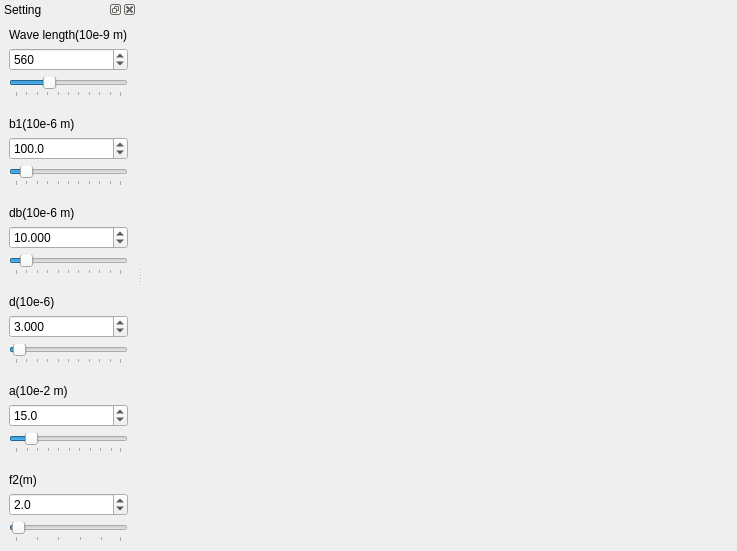
<?xml version="1.0" encoding="UTF-8"?>
<ui version="4.0">
 <class>MainWindow</class>
 <widget class="QMainWindow" name="MainWindow">
  <property name="geometry">
   <rect>
    <x>0</x>
    <y>0</y>
    <width>737</width>
    <height>551</height>
   </rect>
  </property>
  <property name="windowTitle">
   <string>Diffraction - Fraunhofer</string>
  </property>
  <widget class="QWidget" name="centralWidget">
   <layout class="QHBoxLayout" name="horizontalLayout">
    <item>
     <widget class="MPL_WIDGET_2D" name="mplwidget2D" native="true"/>
    </item>
   </layout>
  </widget>
  <widget class="QDockWidget" name="dockWidget">
   <property name="windowTitle">
    <string>Setting</string>
   </property>
   <attribute name="dockWidgetArea">
    <number>1</number>
   </attribute>
   <widget class="QWidget" name="dockWidgetContents_3">
    <layout class="QHBoxLayout" name="horizontalLayout_4">
     <item>
      <layout class="QVBoxLayout" name="verticalLayout">
       <item>
        <widget class="QLabel" name="label_lamda">
         <property name="text">
          <string>Wave length(10e-9 m)</string>
         </property>
        </widget>
       </item>
       <item>
        <widget class="QSpinBox" name="SpinBox_lambda">
         <property name="statusTip">
          <string>Change the wave length of monochromatic light</string>
         </property>
         <property name="minimum">
          <number>400</number>
         </property>
         <property name="maximum">
          <number>900</number>
         </property>
         <property name="singleStep">
          <number>10</number>
         </property>
         <property name="value">
          <number>560</number>
         </property>
        </widget>
       </item>
       <item>
        <widget class="QSlider" name="slider_lambda">
         <property name="statusTip">
          <string>Change the wave length of monochromatic light</string>
         </property>
         <property name="minimum">
          <number>400</number>
         </property>
         <property name="maximum">
          <number>900</number>
         </property>
         <property name="singleStep">
          <number>10</number>
         </property>
         <property name="value">
          <number>560</number>
         </property>
         <property name="orientation">
          <enum>Qt::Horizontal</enum>
         </property>
         <property name="tickPosition">
          <enum>QSlider::TicksBelow</enum>
         </property>
         <property name="tickInterval">
          <number>50</number>
         </property>
        </widget>
       </item>
       <item>
        <spacer name="verticalSpacer">
         <property name="orientation">
          <enum>Qt::Vertical</enum>
         </property>
         <property name="sizeHint" stdset="0">
          <size>
           <width>20</width>
           <height>40</height>
          </size>
         </property>
        </spacer>
       </item>
       <item>
        <widget class="QLabel" name="label_b">
         <property name="text">
          <string>b1(10e-6 m)</string>
         </property>
        </widget>
       </item>
       <item>
        <widget class="QDoubleSpinBox" name="SpinBox_b">
         <property name="statusTip">
          <string>Change the width of the rectangular aperture</string>
         </property>
         <property name="decimals">
          <number>1</number>
         </property>
         <property name="minimum">
          <double>0.100000000000000</double>
         </property>
         <property name="maximum">
          <double>1000.000000000000000</double>
         </property>
         <property name="singleStep">
          <double>100.000000000000000</double>
         </property>
         <property name="value">
          <double>100.000000000000000</double>
         </property>
        </widget>
       </item>
       <item>
        <widget class="QSlider" name="slider_b">
         <property name="statusTip">
          <string>Change the width of the rectangular aperture</string>
         </property>
         <property name="minimum">
          <number>1</number>
         </property>
         <property name="maximum">
          <number>1000</number>
         </property>
         <property name="singleStep">
          <number>100</number>
         </property>
         <property name="pageStep">
          <number>100</number>
         </property>
         <property name="value">
          <number>100</number>
         </property>
         <property name="orientation">
          <enum>Qt::Horizontal</enum>
         </property>
         <property name="tickPosition">
          <enum>QSlider::TicksBelow</enum>
         </property>
         <property name="tickInterval">
          <number>100</number>
         </property>
        </widget>
       </item>
       <item>
        <spacer name="verticalSpacer_2">
         <property name="orientation">
          <enum>Qt::Vertical</enum>
         </property>
         <property name="sizeHint" stdset="0">
          <size>
           <width>20</width>
           <height>40</height>
          </size>
         </property>
        </spacer>
       </item>
       <item>
        <widget class="QLabel" name="label">
         <property name="text">
          <string>db(10e-6 m)</string>
         </property>
        </widget>
       </item>
       <item>
        <widget class="QDoubleSpinBox" name="SpinBox_db">
         <property name="decimals">
          <number>3</number>
         </property>
         <property name="minimum">
          <double>0.000000000000000</double>
         </property>
         <property name="maximum">
          <double>100.000000000000000</double>
         </property>
         <property name="singleStep">
          <double>10.000000000000000</double>
         </property>
         <property name="value">
          <double>10.000000000000000</double>
         </property>
        </widget>
       </item>
       <item>
        <widget class="QSlider" name="slider_db">
         <property name="maximum">
          <number>100</number>
         </property>
         <property name="singleStep">
          <number>10</number>
         </property>
         <property name="value">
          <number>10</number>
         </property>
         <property name="orientation">
          <enum>Qt::Horizontal</enum>
         </property>
         <property name="tickPosition">
          <enum>QSlider::TicksBelow</enum>
         </property>
         <property name="tickInterval">
          <number>10</number>
         </property>
        </widget>
       </item>
       <item>
        <spacer name="verticalSpacer_3">
         <property name="orientation">
          <enum>Qt::Vertical</enum>
         </property>
         <property name="sizeHint" stdset="0">
          <size>
           <width>20</width>
           <height>40</height>
          </size>
         </property>
        </spacer>
       </item>
       <item>
        <widget class="QLabel" name="label_2">
         <property name="text">
          <string>d(10e-6)</string>
         </property>
        </widget>
       </item>
       <item>
        <widget class="QDoubleSpinBox" name="SpinBox_d">
         <property name="decimals">
          <number>3</number>
         </property>
         <property name="minimum">
          <double>0.000000000000000</double>
         </property>
         <property name="maximum">
          <double>100.000000000000000</double>
         </property>
         <property name="singleStep">
          <double>10.000000000000000</double>
         </property>
         <property name="value">
          <double>3.000000000000000</double>
         </property>
        </widget>
       </item>
       <item>
        <widget class="QSlider" name="slider_d">
         <property name="maximum">
          <number>100</number>
         </property>
         <property name="singleStep">
          <number>10</number>
         </property>
         <property name="pageStep">
          <number>10</number>
         </property>
         <property name="value">
          <number>3</number>
         </property>
         <property name="orientation">
          <enum>Qt::Horizontal</enum>
         </property>
         <property name="tickPosition">
          <enum>QSlider::TicksBelow</enum>
         </property>
         <property name="tickInterval">
          <number>10</number>
         </property>
        </widget>
       </item>
       <item>
        <spacer name="verticalSpacer_5">
         <property name="orientation">
          <enum>Qt::Vertical</enum>
         </property>
         <property name="sizeHint" stdset="0">
          <size>
           <width>20</width>
           <height>40</height>
          </size>
         </property>
        </spacer>
       </item>
       <item>
        <widget class="QLabel" name="label_a">
         <property name="text">
          <string>a(10e-2 m)</string>
         </property>
        </widget>
       </item>
       <item>
        <widget class="QDoubleSpinBox" name="SpinBox_a">
         <property name="statusTip">
          <string>Change the side of the square-shaped screen</string>
         </property>
         <property name="decimals">
          <number>1</number>
         </property>
         <property name="minimum">
          <double>0.100000000000000</double>
         </property>
         <property name="singleStep">
          <double>1.000000000000000</double>
         </property>
         <property name="value">
          <double>15.000000000000000</double>
         </property>
        </widget>
       </item>
       <item>
        <widget class="QSlider" name="slider_a">
         <property name="statusTip">
          <string>Change the side of the square-shaped screen</string>
         </property>
         <property name="minimum">
          <number>1</number>
         </property>
         <property name="maximum">
          <number>100</number>
         </property>
         <property name="value">
          <number>15</number>
         </property>
         <property name="orientation">
          <enum>Qt::Horizontal</enum>
         </property>
         <property name="tickPosition">
          <enum>QSlider::TicksBelow</enum>
         </property>
         <property name="tickInterval">
          <number>10</number>
         </property>
        </widget>
       </item>
       <item>
        <spacer name="verticalSpacer_4">
         <property name="orientation">
          <enum>Qt::Vertical</enum>
         </property>
         <property name="sizeHint" stdset="0">
          <size>
           <width>20</width>
           <height>40</height>
          </size>
         </property>
        </spacer>
       </item>
       <item>
        <widget class="QLabel" name="label_f2">
         <property name="text">
          <string>f2(m)</string>
         </property>
        </widget>
       </item>
       <item>
        <widget class="QDoubleSpinBox" name="SpinBox_f2">
         <property name="statusTip">
          <string>Change the focal length f2 of the lens L2</string>
         </property>
         <property name="decimals">
          <number>1</number>
         </property>
         <property name="minimum">
          <double>0.100000000000000</double>
         </property>
         <property name="maximum">
          <double>50.000000000000000</double>
         </property>
         <property name="value">
          <double>2.000000000000000</double>
         </property>
        </widget>
       </item>
       <item>
        <widget class="QSlider" name="slider_f2">
         <property name="statusTip">
          <string>Change the focal length f2 of the lens L2</string>
         </property>
         <property name="minimum">
          <number>1</number>
         </property>
         <property name="maximum">
          <number>50</number>
         </property>
         <property name="value">
          <number>2</number>
         </property>
         <property name="orientation">
          <enum>Qt::Horizontal</enum>
         </property>
         <property name="tickPosition">
          <enum>QSlider::TicksBelow</enum>
         </property>
         <property name="tickInterval">
          <number>10</number>
         </property>
        </widget>
       </item>
      </layout>
     </item>
    </layout>
   </widget>
  </widget>
 </widget>
 <customwidgets>
  <customwidget>
   <class>MPL_WIDGET_2D</class>
   <extends>QWidget</extends>
   <header location="global">mplwidget</header>
   <container>1</container>
  </customwidget>
 </customwidgets>
 <resources/>
 <connections/>
</ui>
